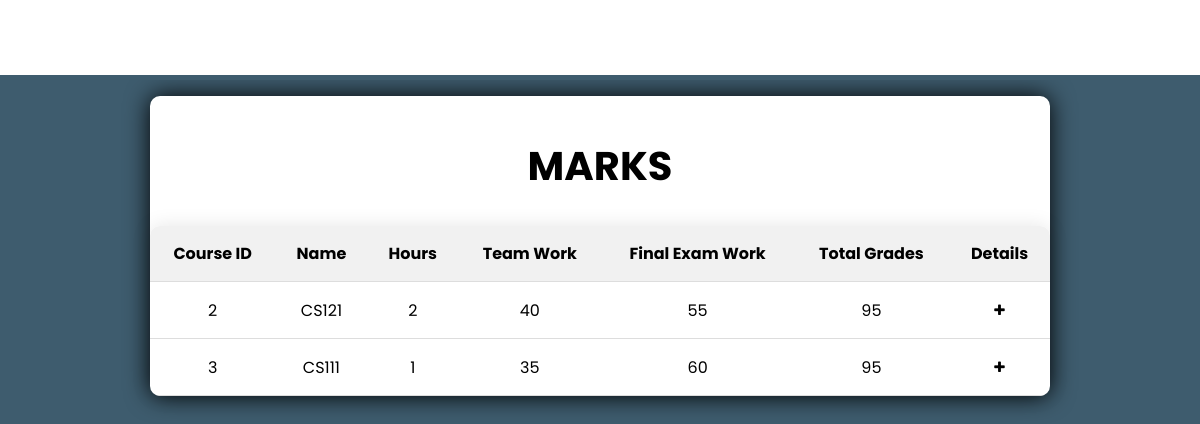
The app's page /registered_courses/ with its own data.
### main_website/models.py (models this page shows, shortened)
class Grades(models.Model):
    student = models.ForeignKey(Student, on_delete=models.CASCADE)
    course = models.ForeignKey(Course, on_delete=models.CASCADE)
    course_grade = models.IntegerField(null=True)
    final_grade = models.IntegerField(null=True)

class Course(models.Model):
    name = models.CharField(max_length=50)
    course_id = models.CharField(max_length=8, unique=True, primary_key=True)
    department = models.ForeignKey('Department', on_delete=models.PROTECT)
    number_of_hours = models.IntegerField()
    lecture_day = models.CharField(max_length=10, choices=[
        ('Saturday', 'Saturday'),
        ('Sunday', 'Sunday'),
        ('Monday', 'Monday'),
        ('Tuesday', 'Tuesday'),
        ('Wednesday', 'Wednesday'),
        ('Thursday', 'Thursday'),
        ('Friday', 'Friday'),
    ])
    hall_number = models.CharField(max_length=8)

### main_website/views.py (the view)
# urls.py: path('registered_courses/', views.registered_courses, name='registered_courses'),
def registered_courses(request):
    grades = Grades.objects.filter(student_id='20210031')
    context = {
        'grades': Grades.objects.filter
    }
    return render(request, 'main_website/registered_courses.html', context)

### main_website/templates/main_website/registered_courses.html (shortened to what this page needs)
<!DOCTYPE html>
{% load static %}
<html>
    <head>
        <link rel="stylesheet" href={% static 'css/main.css'%}>
        <link rel="stylesheet" href={% static 'css/registeredCourses.css'%}>
        <link rel="stylesheet" href="https://cdnjs.cloudflare.com/ajax/libs/font-awesome/4.7.0/css/font-awesome.min.css">
    </head>
    <body>
        <header id="website-header"></header>
        <div id = "main-content">
            <div id = "personal-data">
                    <h1>MARKS</h1>
                <table id = 'mainTable'>
                    <thead style="display: in;">
                        <tr>
                            <th>Course ID</th>
                            <th>Name</th>
                            <th>Hours</th>
                            <th>Team Work</th>
                            <th>Final Exam Work</th>
                            <th>Total Grades</th>
                            <th>Details</th>
                        </tr>
                    </thead>
                    <tbody id = 'mainTableBody'>
                            {% for grade in grades %}
                                    <tr class = "parentRow">
                                        <td>{{grade.course.course_id}}</td>
                                        <td>{{grade.course.name}}</td>
                                        <td>{{grade.course.number_of_hours}}</td>
                                        <td>{{grade.course_grade}}</td>
                                        <td>{{grade.final_grade}}</td>
                                        <td>
                                            {% with x=grade.final_grade y=grade.course_grade %}
                                                {{x|add:y}}
                                            {% endwith %}
                                        </td>
                                        <td><button class="expand-button" ><i class="fa fa-plus"></i></button></td>
                                    </tr>
                            {% endfor %}
                    </tbody>
                </table>
            </div>
        </div>
    </body>
</html>

### main_website/static/css/main.css (style rules this page uses)
:root { --main-color:#3e5c6e; --main-font: 'Poppins'; --links-hover-color:#2f4858; --main-box-shadow: 0 0 25px rgba(0, 0,0, 1); --main-radius: 20px; --gradient-background-color: linear-gradient(to right, #33658a, #427598, #5284a7, #6195b5, #71a5c4, #70a2bf, #709fbb, #6f9cb6, #5e869d, #4e7186, #3e5c6e, #2f4858); }
* { margin: 0; padding: 0; box-sizing: border-box; }
html { height: 100%; }
body { background: var(--main-color); font-family: var(--main-font); position: relative; min-height: 100%; }
#website-header { display: flex; align-items: center; border-bottom: 5px solid var(--main-color); background: #fff; color: var(--main-color); padding-left: 50px; padding-right: 50px; position: fixed; width: 100%; left: 0; margin: 0; top: 0; right: 0; height: 10%; z-index: 1; }
#main-content { color: #fff; position: relative; overflow: hidden; min-height: 80%; padding-top: 8%; padding-bottom: 10%; margin-left: auto; margin-right: auto ; width: 100%; }
#main-content h1 { font-size: 40px }

### main_website/static/css/registeredCourses.css (style rules this page uses)
table { width: 100%; height: 100%; border-collapse: collapse; overflow: hidden; box-shadow: 0 0 20px rgba(0,0,0,0.1); border-radius: 10px; }
#personal-data { box-shadow:var(--main-box-shadow); background-color: white; margin-left: 150px; margin-right: 150px; border-radius: 10px; }
h1 { padding: 40px 0 30px 0; color: black; text-align: center; }
th, td { padding: 15px; color: black; text-align: center; }
th { background-color: #f1f1f1; }
tr { border-bottom: 1px solid #ddd; width: 100%; }
.expand-button { margin: 0 5px; padding: 5px 10px; border: none; border-radius: 4px; background-color: var(--gradient-background-color); cursor: pointer; }

### records on screen
Grades: course.course_id "2", course.name "CS121", course.number_of_hours "2", course_grade "40", final_grade "55", final_grade|add "95"
Grades: course.course_id "3", course.name "CS111", course.number_of_hours "1", course_grade "35", final_grade "60", final_grade|add "95"
